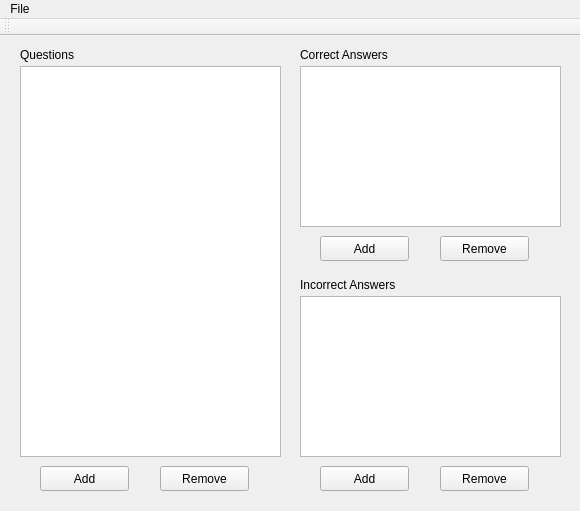
<?xml version="1.0" encoding="UTF-8"?>
<ui version="4.0">
 <class>QuestionLister</class>
 <widget class="QMainWindow" name="QuestionLister">
  <property name="geometry">
   <rect>
    <x>0</x>
    <y>0</y>
    <width>580</width>
    <height>511</height>
   </rect>
  </property>
  <property name="windowTitle">
   <string>QuestionLister</string>
  </property>
  <widget class="QWidget" name="centralWidget">
   <widget class="QLabel" name="questionLabel">
    <property name="geometry">
     <rect>
      <x>20</x>
      <y>10</y>
      <width>71</width>
      <height>17</height>
     </rect>
    </property>
    <property name="text">
     <string>Questions</string>
    </property>
   </widget>
   <widget class="QPushButton" name="addQuestionButton">
    <property name="geometry">
     <rect>
      <x>40</x>
      <y>430</y>
      <width>89</width>
      <height>25</height>
     </rect>
    </property>
    <property name="text">
     <string>Add</string>
    </property>
   </widget>
   <widget class="QPushButton" name="removeQuestionButton">
    <property name="geometry">
     <rect>
      <x>160</x>
      <y>430</y>
      <width>89</width>
      <height>25</height>
     </rect>
    </property>
    <property name="text">
     <string>Remove</string>
    </property>
   </widget>
   <widget class="QListWidget" name="questionList">
    <property name="geometry">
     <rect>
      <x>20</x>
      <y>30</y>
      <width>261</width>
      <height>391</height>
     </rect>
    </property>
   </widget>
   <widget class="QLabel" name="correctLabel">
    <property name="geometry">
     <rect>
      <x>300</x>
      <y>10</y>
      <width>121</width>
      <height>17</height>
     </rect>
    </property>
    <property name="text">
     <string>Correct Answers</string>
    </property>
   </widget>
   <widget class="QListWidget" name="correctList">
    <property name="geometry">
     <rect>
      <x>300</x>
      <y>30</y>
      <width>261</width>
      <height>161</height>
     </rect>
    </property>
   </widget>
   <widget class="QPushButton" name="removeCorrectButton">
    <property name="geometry">
     <rect>
      <x>440</x>
      <y>200</y>
      <width>89</width>
      <height>25</height>
     </rect>
    </property>
    <property name="text">
     <string>Remove</string>
    </property>
   </widget>
   <widget class="QPushButton" name="addCorrectButton">
    <property name="geometry">
     <rect>
      <x>320</x>
      <y>200</y>
      <width>89</width>
      <height>25</height>
     </rect>
    </property>
    <property name="text">
     <string>Add</string>
    </property>
   </widget>
   <widget class="QPushButton" name="addIncorrectButton">
    <property name="geometry">
     <rect>
      <x>320</x>
      <y>430</y>
      <width>89</width>
      <height>25</height>
     </rect>
    </property>
    <property name="text">
     <string>Add</string>
    </property>
   </widget>
   <widget class="QListWidget" name="incorrectList">
    <property name="geometry">
     <rect>
      <x>300</x>
      <y>260</y>
      <width>261</width>
      <height>161</height>
     </rect>
    </property>
   </widget>
   <widget class="QLabel" name="incorrectLabel">
    <property name="geometry">
     <rect>
      <x>300</x>
      <y>240</y>
      <width>131</width>
      <height>17</height>
     </rect>
    </property>
    <property name="text">
     <string>Incorrect Answers</string>
    </property>
   </widget>
   <widget class="QPushButton" name="remooveIncorrectButton">
    <property name="geometry">
     <rect>
      <x>440</x>
      <y>430</y>
      <width>89</width>
      <height>25</height>
     </rect>
    </property>
    <property name="text">
     <string>Remove</string>
    </property>
   </widget>
  </widget>
  <widget class="QMenuBar" name="menuBar">
   <property name="geometry">
    <rect>
     <x>0</x>
     <y>0</y>
     <width>580</width>
     <height>22</height>
    </rect>
   </property>
   <widget class="QMenu" name="menuQuestion_Lister">
    <property name="title">
     <string>File</string>
    </property>
    <addaction name="actionNew"/>
    <addaction name="actionOpen"/>
    <addaction name="actionSave_As"/>
   </widget>
   <addaction name="menuQuestion_Lister"/>
  </widget>
  <widget class="QToolBar" name="mainToolBar">
   <attribute name="toolBarArea">
    <enum>TopToolBarArea</enum>
   </attribute>
   <attribute name="toolBarBreak">
    <bool>false</bool>
   </attribute>
  </widget>
  <action name="actionNew">
   <property name="text">
    <string>New</string>
   </property>
  </action>
  <action name="actionOpen">
   <property name="text">
    <string>Open</string>
   </property>
  </action>
  <action name="actionSave_As">
   <property name="text">
    <string>Save As...</string>
   </property>
  </action>
 </widget>
 <layoutdefault spacing="6" margin="11"/>
 <resources/>
 <connections/>
</ui>
